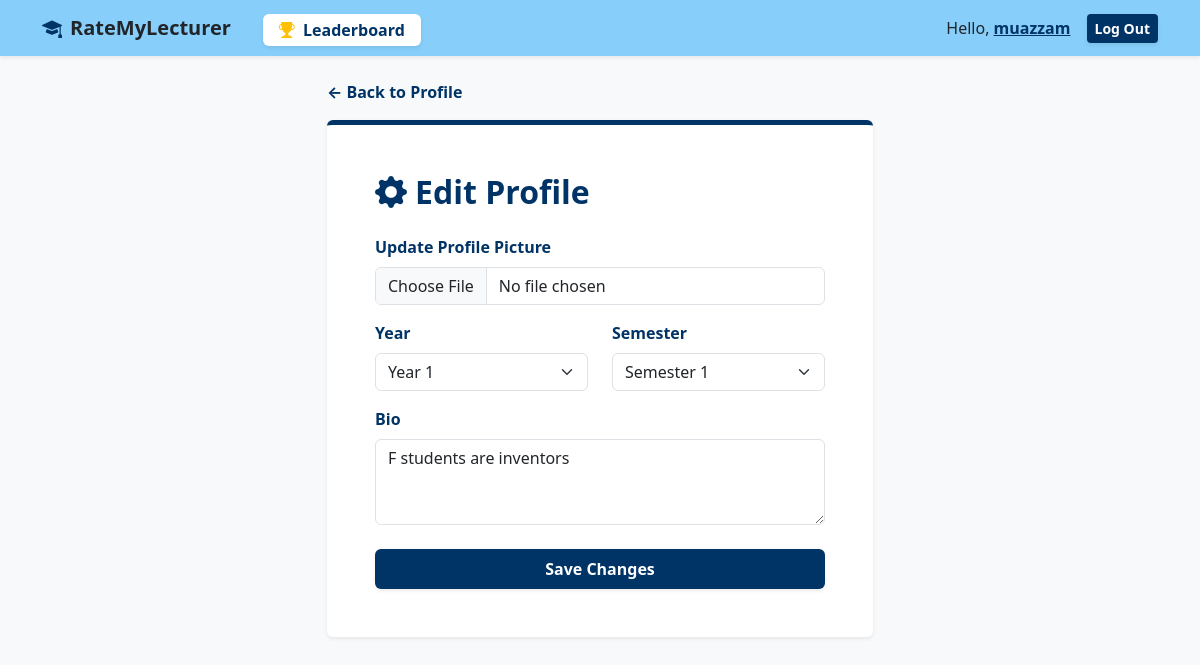
Screenshot of /profile/edit/ (signed in) with the database file from the repository.
### forum/models.py (models this page shows, shortened)
class Profile(models.Model):
    user = models.OneToOneField(User, on_delete=models.CASCADE)
    YEAR_CHOICES = [('1', 'Year 1'), ('2', 'Year 2'), ('3', 'Year 3'), ('4', 'Year 4'), ('Other', 'Other')]
    SEM_CHOICES = [('1', 'Semester 1'), ('2', 'Semester 2'), ('3', 'Semester 3')]
    year = models.CharField(max_length=10, choices=YEAR_CHOICES, default='1')
    semester = models.CharField(max_length=10, choices=SEM_CHOICES, default='1')
    profile_picture = models.ImageField(upload_to='avatars/', default='avatars/default.jpg', null=True, blank=True)
    bio = models.TextField(max_length=500, blank=True, help_text="Tell us a bit about yourself!")

### forum/views.py (the view)
# urls.py: path('profile/edit/', views.edit_profile, name='edit_profile'),
def edit_profile(request):
    if not request.user.is_authenticated:
        return redirect('login')
    user_profile, created = Profile.objects.get_or_create(user=request.user)
    if request.method == 'POST':
        form = ProfileUpdateForm(request.POST, request.FILES, instance=user_profile)
        if form.is_valid():
            form.save()
            messages.success(request, "Your profile has been updated!")
            return redirect('profile')
    else:
        form = ProfileUpdateForm(instance=user_profile)
    return render(request, 'forum/edit_profile.html', {'form': form})

### forum/forms.py
class ProfileUpdateForm(forms.ModelForm):
    class Meta:
        model = Profile
        fields = ['profile_picture', 'year', 'semester', 'bio']
        widgets = {
            'profile_picture': forms.FileInput(attrs={'class': 'form-control'}),
            'year': forms.Select(attrs={'class': 'form-select'}),
            'semester': forms.Select(attrs={'class': 'form-select'}),
            'bio': forms.Textarea(attrs={'class': 'form-control', 'rows': 3, 'placeholder': 'I am studying...'}),
        }

### forum/templates/forum/edit_profile.html (shortened to what this page needs)
{% extends 'forum/base.html' %}
{% block content %}
<div class="row justify-content-center mt-4 mb-5">
    <div class="col-md-8 col-lg-6">
        <a href="{% url 'profile' %}" class="text-decoration-none text-darkblue mb-3 d-inline-block fw-bold">
            &larr; Back to Profile
        </a>
        <div class="card shadow-sm border-0 border-top border-5" style="border-color: #003366 !important;">
            <div class="card-body p-4 p-md-5">
                <h2 class="fw-bold text-darkblue mb-4"><i class="bi bi-gear-fill me-2"></i>Edit Profile</h2>
                <form method="POST" enctype="multipart/form-data">
                    <div class="mb-3">
                        <label class="form-label fw-bold text-darkblue">Update Profile Picture</label>
                        {{ form.profile_picture }}
                    </div>
                    <div class="row mb-3">
                        <div class="col-6">
                            <label class="form-label fw-bold text-darkblue">Year</label>
                            {{ form.year }}
                        </div>
                        <div class="col-6">
                            <label class="form-label fw-bold text-darkblue">Semester</label>
                            {{ form.semester }}
                        </div>
                    </div>
                    <div class="mb-4">
                        <label class="form-label fw-bold text-darkblue">Bio</label>
                        {{ form.bio }}
                    </div>
                    <button type="submit" class="btn btn-darkblue fw-bold w-100 shadow-sm py-2">
                        Save Changes
                    </button>
                </form>
            </div>
        </div>
    </div>
</div>
{% endblock %}

### forum/templates/forum/base.html (shortened to what this page needs)
<!DOCTYPE html>
<html lang="en">
<head>
    <link href="https://cdn.jsdelivr.net/npm/bootstrap@5.3.2/dist/css/bootstrap.min.css" rel="stylesheet">
<link rel="stylesheet" href="https://cdn.jsdelivr.net/npm/bootstrap-icons@1.11.1/font/bootstrap-icons.css">
</head>
<body class="bg-light">
<nav class="navbar navbar-expand-lg navbar-light shadow-sm mb-4" style="background-color: #87CEFA;">
    <div class="container">
        <a class="navbar-brand fw-bold text-dark" href="{% url 'home' %}">
            <i class="bi bi-mortarboard-fill me-2 text-darkblue"></i>RateMyLecturer
        </a>
            <ul class="navbar-nav me-auto mb-2 mb-lg-0">
                <li class="nav-item ms-3">
                    <a class="nav-link fw-bold text-darkblue bg-white rounded shadow-sm px-3 py-1 mt-1" href="{% url 'leaderboard' %}">
                        <i class="bi bi-trophy-fill text-warning me-1"></i> Leaderboard
                    </a>
                </li>
            </ul>
        <div class="d-flex align-items-center">
            {% if user.is_authenticated %}
                    <span class="text-dark me-3">
                        Hello, <a href="{% url 'profile' %}" class="text-darkblue fw-bold text-decoration-none"><u>{{ user.username }}</u></a>
                    </span>
                    <form action="{% url 'logout' %}" method="POST" class="d-inline">
                    <button type="submit" class="btn btn-sm btn-darkblue fw-bold shadow-sm">Log Out</button>
                </form>
            {% else %}
                <a href="{% url 'login' %}" class="text-dark text-decoration-none me-3 fw-bold">Log In</a>
                <a href="{% url 'register' %}" class="btn btn-sm btn-darkblue fw-bold shadow-sm">Register</a>
            {% endif %}
        </div>
    </div>
</nav>
<div class="container">
        {% block content %}
        {% endblock %}
    </div>
</body>
</html>

### forum/templates/forum/base.html (style rules this page uses)
.text-darkblue { color: #003366 !important; }
.btn-darkblue { background-color: #003366; color: white; border: none; }

### rows the page displays
Profile: year "Year 1", semester "Semester 1", bio "F students are inventors"

### other values shown
{{ user.username }} "muazzam"
